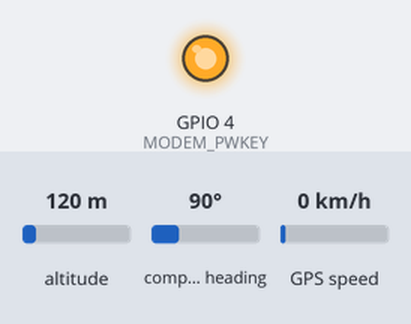
A program run on a simulated ESP32. On the bench: output pins drawn as LEDs (lit = HIGH). Inputs (shaded band) come from the test bench; at power-on: altitude 120 m, compass heading 90°, GPS speed 0 km/h. WiFi joins after 1.5 s; servers stay silent unless stated; the GPS gets a fix after 3 s at 37.7749, -122.4194 with 8 satellites; no MQTT or app messages arrive unless stated; pins used as bus, display or sensor lines are not drawn; what the program prints to the serial monitor is not drawn.

Above: at 0.01 s.
Timing chart, 0 to 2.6 s (numbered marks = the images above):
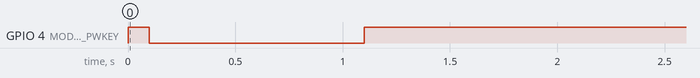

The program:

main.cpp
```cpp
// GPS tracker: TTGO T-Call V1.3 (ESP32 + SIM800) + Neo-6M GPS -> HiveMQ Cloud over MQTT/TLS.
// Link priority: WiFi first, GPRS fallback.
// Setup: copy include/secrets.example.h to include/secrets.h and fill it in.
#include <Arduino.h>
#include <WiFi.h>
#include <WiFiClientSecure.h>
#include <WiFiManager.h>
#include <TinyGsmClient.h>   // TINY_GSM_MODEM_SIM800 comes from build_flags in platformio.ini
#include <TinyGPS++.h>
#include <PubSubClient.h>
#include <ArduinoJson.h>
#include <esp_task_wdt.h>
#include "secrets.h"

/* ---------------- Hardware pins (TTGO T-Call V1.3 / AM-036) ---------------- */
#define MODEM_RST        5
#define MODEM_PWKEY      4
#define MODEM_POWER_ON   23
#define MODEM_TX         27
#define MODEM_RX         26
#define GPS_RX_PIN       2
#define GPS_TX_PIN       25

/* ---------------- Tunables ---------------- */
constexpr uint32_t PUBLISH_MS      = 5000;
constexpr uint32_t GPS_FRESH_MS    = 5000;    // a fix older than this is treated as lost
constexpr uint32_t GPRS_RETRY_MS   = 20000;
constexpr uint32_t WDT_SECONDS     = 120;     // must exceed the longest blocking call (GPRS attach)

HardwareSerial SerialAT(1);
HardwareSerial SerialGPS(2);
TinyGsm modem(SerialAT);
TinyGsmClientSecure gsmClient(modem);   // TLS over GPRS (SIM800 TLS support is limited, see README)
WiFiClientSecure wifiClient;
PubSubClient mqtt;
TinyGPSPlus gps;

enum class Link { NONE, WIFI, GPRS };
Link activeLink = Link::NONE;
bool modemReady = false;

const String topicLocation = String("gps/devices/") + DEVICE_ID + "/location";
const String topicStatus   = String("gps/devices/") + DEVICE_ID + "/status";

/* ---------------- Helpers ---------------- */
void pumpGps() {
    while (SerialGPS.available() > 0) gps.encode(SerialGPS.read());
}

// Delay that keeps feeding the GPS parser and the watchdog
void waitMs(uint32_t ms) {
    uint32_t start = millis();
    while (millis() - start < ms) {
        pumpGps();
        esp_task_wdt_reset();
        delay(5);
    }
}

/* ---------------- Modem / GPRS ---------------- */
void powerOnModem() {
    pinMode(MODEM_RST, OUTPUT);
    digitalWrite(MODEM_RST, HIGH);
    pinMode(MODEM_POWER_ON, OUTPUT);
    digitalWrite(MODEM_POWER_ON, HIGH);
    pinMode(MODEM_PWKEY, OUTPUT);
    digitalWrite(MODEM_PWKEY, HIGH); delay(100);
    digitalWrite(MODEM_PWKEY, LOW);  delay(1000);
    digitalWrite(MODEM_PWKEY, HIGH);

    SerialAT.begin(115200, SERIAL_8N1, MODEM_RX, MODEM_TX);
    waitMs(3000);
    modemReady = modem.restart();
    Serial.printf("Modem: %s\n", modemReady ? "ready" : "NOT responding");
}

bool connectGprs() {
    if (!modemReady) { modemReady = modem.restart(); if (!modemReady) return false; }
    if (!modem.isNetworkConnected() && !modem.waitForNetwork(30000L)) {
        Serial.println("GPRS: no cellular network");
        return false;
    }
    bool ok = modem.gprsConnect(GPRS_APN, GPRS_USER, GPRS_PASS);
    Serial.printf("GPRS: %s\n", ok ? "connected" : "failed");
    return ok;
}

/* ---------------- Link selection ---------------- */
Link pickLink() {
    if (WiFi.status() == WL_CONNECTED) return Link::WIFI;
    if (modemReady && modem.isGprsConnected()) return Link::GPRS;
    return Link::NONE;
}

void maintainLink() {
    static uint32_t lastGprsTry = 0;

    // WiFi reconnects on its own (setAutoReconnect). GPRS is only brought up while WiFi is down.
    if (WiFi.status() != WL_CONNECTED && !(modemReady && modem.isGprsConnected())
        && millis() - lastGprsTry > GPRS_RETRY_MS) {
        lastGprsTry = millis();
        connectGprs();
    }

    Link next = pickLink();
    if (next != activeLink) {
        Serial.printf("Link: %d -> %d\n", (int)activeLink, (int)next);
        mqtt.disconnect();
        if (next == Link::WIFI)      mqtt.setClient(wifiClient);
        else if (next == Link::GPRS) mqtt.setClient(gsmClient);
        activeLink = next;
    }
}

/* ---------------- MQTT ---------------- */
void maintainMqtt() {
    static uint32_t lastTry = 0;
    static uint32_t backoff = 5000;

    if (activeLink == Link::NONE) return;
    if (mqtt.connected()) { mqtt.loop(); return; }
    if (millis() - lastTry < backoff) return;
    lastTry = millis();

    // Last Will: the broker publishes "offline" if the tracker drops without saying goodbye
    bool ok = mqtt.connect(DEVICE_ID, MQTT_USER, MQTT_PASS,
                           topicStatus.c_str(), 1, true, "{\"online\":false}");
    if (ok) {
        Serial.println("MQTT connected");
        mqtt.publish(topicStatus.c_str(), "{\"online\":true}", true);
        backoff = 5000;
    } else {
        Serial.printf("MQTT failed, rc=%d\n", mqtt.state());
        backoff = min<uint32_t>(backoff * 2, 60000);   // 5s, 10s, 20s, 40s, 60s
    }
}

void publishTelemetry() {
    if (!mqtt.connected()) return;

    StaticJsonDocument<256> doc;
    char latBuf[16], lonBuf[16];

    // Only send coordinates when the fix is valid AND recent; the dashboard keeps the last
    // known position when lat/lon are absent, instead of jumping to 0,0
    bool fix = gps.location.isValid() && gps.location.age() < GPS_FRESH_MS;
    doc["fix"] = fix;
    if (fix) {
        dtostrf(gps.location.lat(), 1, 6, latBuf);
        dtostrf(gps.location.lng(), 1, 6, lonBuf);
        doc["lat"] = serialized(latBuf);   // full 6-decimal precision
        doc["lon"] = serialized(lonBuf);
        if (gps.speed.isValid()) doc["speed_kmph"] = serialized(String(gps.speed.kmph(), 1));
    }
    if (gps.satellites.isValid()) doc["sats"] = gps.satellites.value();
    if (gps.hdop.isValid())       doc["hdop"] = serialized(String(gps.hdop.hdop(), 1));

    doc["net"]      = (activeLink == Link::WIFI) ? "WiFi" : "GPRS";
    doc["uptime_s"] = millis() / 1000;

    char payload[256];
    size_t n = serializeJson(doc, payload, sizeof(payload));
    if (!mqtt.publish(topicLocation.c_str(), (const uint8_t*)payload, n, false)) {
        Serial.println("Publish failed");
    }
}

/* ---------------- Arduino entry points ---------------- */
void setup() {
    Serial.begin(115200);
    SerialGPS.begin(9600, SERIAL_8N1, GPS_RX_PIN, GPS_TX_PIN);

    powerOnModem();

    // WiFiManager is bounded so a tracker with no known WiFi still reaches GPRS
    WiFi.mode(WIFI_STA);
    WiFi.setAutoReconnect(true);
    WiFiManager wm;
    wm.setConnectTimeout(15);
    wm.setConfigPortalTimeout(120);
    if (!wm.autoConnect("TRACKER-SETUP-AP")) Serial.println("WiFi not configured, using GPRS");

#ifdef MQTT_ROOT_CA
    wifiClient.setCACert(MQTT_ROOT_CA);   // verified TLS
#else
    wifiClient.setInsecure();             // encrypted but the broker is not authenticated
#endif
    wifiClient.setTimeout(8);

    mqtt.setServer(MQTT_HOST, MQTT_PORT);
    mqtt.setBufferSize(512);
    mqtt.setKeepAlive(30);
    mqtt.setSocketTimeout(8);

    // Armed last, so the config portal above cannot trip it
    esp_task_wdt_init(WDT_SECONDS, true);
    esp_task_wdt_add(NULL);
}

void loop() {
    esp_task_wdt_reset();
    pumpGps();
    maintainLink();
    maintainMqtt();

    static uint32_t lastPub = 0;
    if (millis() - lastPub >= PUBLISH_MS) {
        lastPub = millis();
        publishTelemetry();
    }
}
```

secrets.example.h
```cpp
// Copy this file to include/secrets.h and fill it in.
// Add "include/secrets.h" to .gitignore so real credentials never reach the repo.
#pragma once

#define DEVICE_ID   "YOUR_DEVICE_ID"

#define GPRS_APN    "your_carrier_apn"
#define GPRS_USER   ""
#define GPRS_PASS   ""

#define MQTT_HOST   "YOUR_HIVEMQ_CLUSTER_ID.s1.eu.hivemq.cloud"
#define MQTT_PORT   8883
#define MQTT_USER   "YOUR_DEVICE_MQTT_USERNAME"   // publish-only credential for this device
#define MQTT_PASS   "YOUR_DEVICE_MQTT_PASSWORD"

// Optional but recommended: paste the ISRG Root X1 PEM (HiveMQ Cloud uses Let's Encrypt)
// from https://letsencrypt.org/certs/isrgrootx1.pem to verify the broker over WiFi.
// If left undefined, the WiFi link falls back to unverified TLS.
// #define MQTT_ROOT_CA \
// "-----BEGIN CERTIFICATE-----\n" \
// "...\n" \
// "-----END CERTIFICATE-----\n"
```
